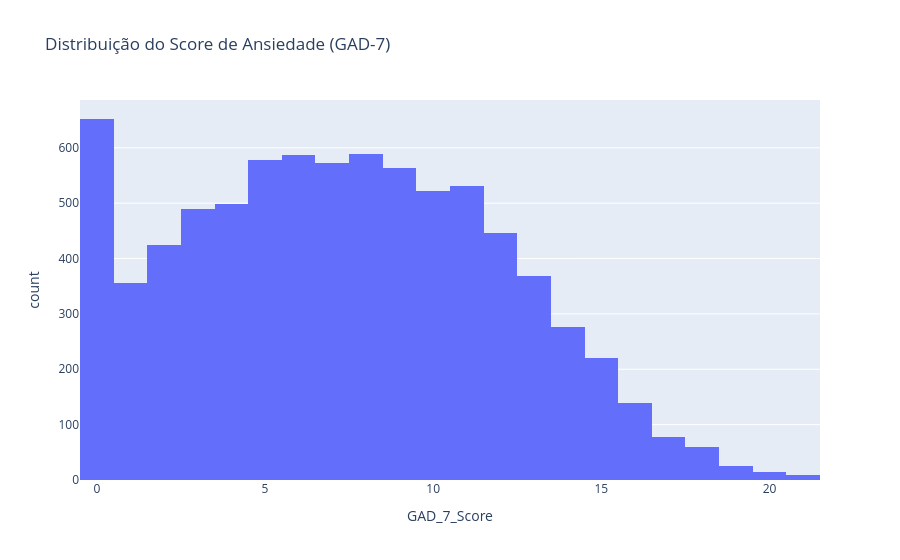

Notebook cell for this chart:
### Code cell
fig = px.histogram(df, x="GAD_7_Score", nbins=22, title="Distribuição do Score de Ansiedade (GAD-7)")
fig.show()

### Figure 1 — Plotly figure (JSON) as saved in the notebook; plotly's stock layout.template omitted (floating-point values rounded to 4 significant figures; data arrays with more than 128 entries replaced by an {"elided": "..."} marker saying what was removed)
{"data": [{"bingroup": "x", "hovertemplate": "GAD_7_Score=%{x}<br>count=%{y}<extra></extra>", "legendgroup": "", "marker": {"color": "#636efa", "pattern": {"shape": ""}}, "name": "", "nbinsx": 22, "orientation": "v", "showlegend": false, "type": "histogram", "x": {"elided": "8000 int values"}, "xaxis": "x", "yaxis": "y"}], "layout": {"barmode": "relative", "legend": {"tracegroupgap": 0}, "title": {"text": "Distribuição do Score de Ansiedade (GAD-7)"}, "xaxis": {"anchor": "y", "domain": [0, 1], "title": {"text": "GAD_7_Score"}}, "yaxis": {"anchor": "x", "domain": [0, 1], "title": {"text": "count"}}}}
